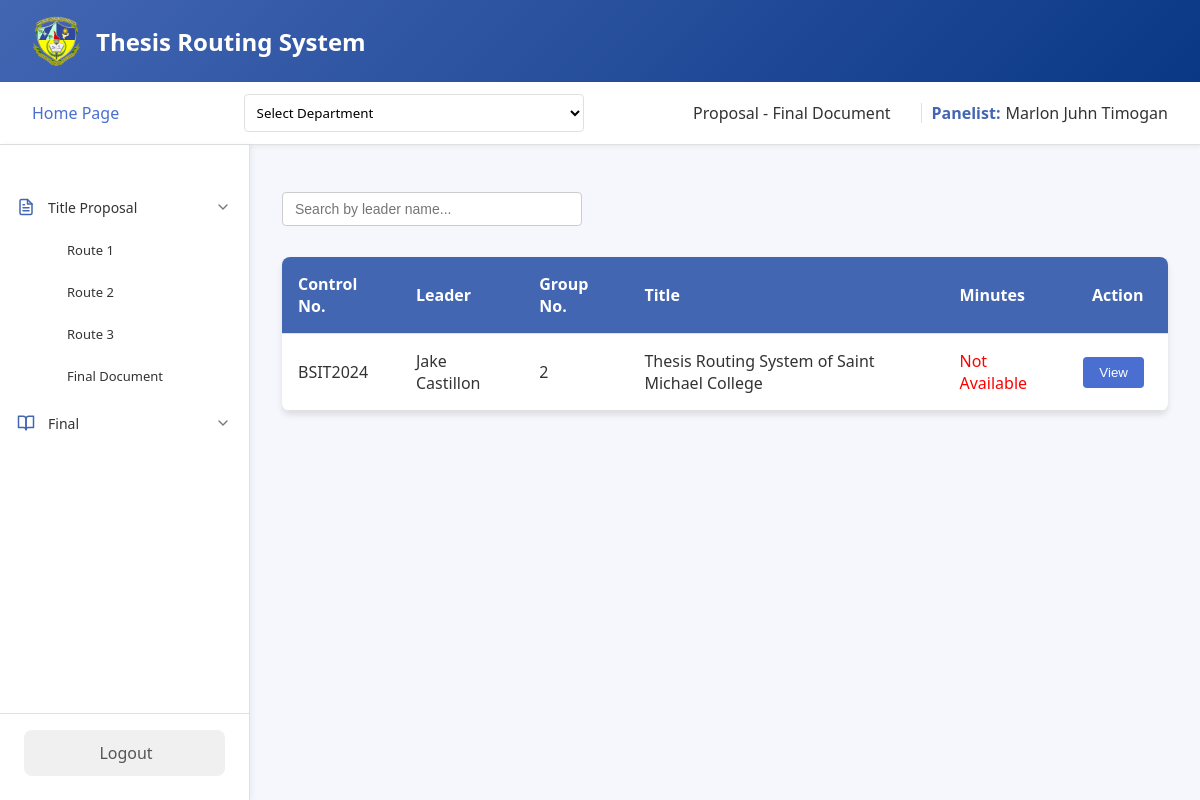
The page /panel/homepage/titleproposal/finaldocu.php (signed in) on the database as committed earlier.
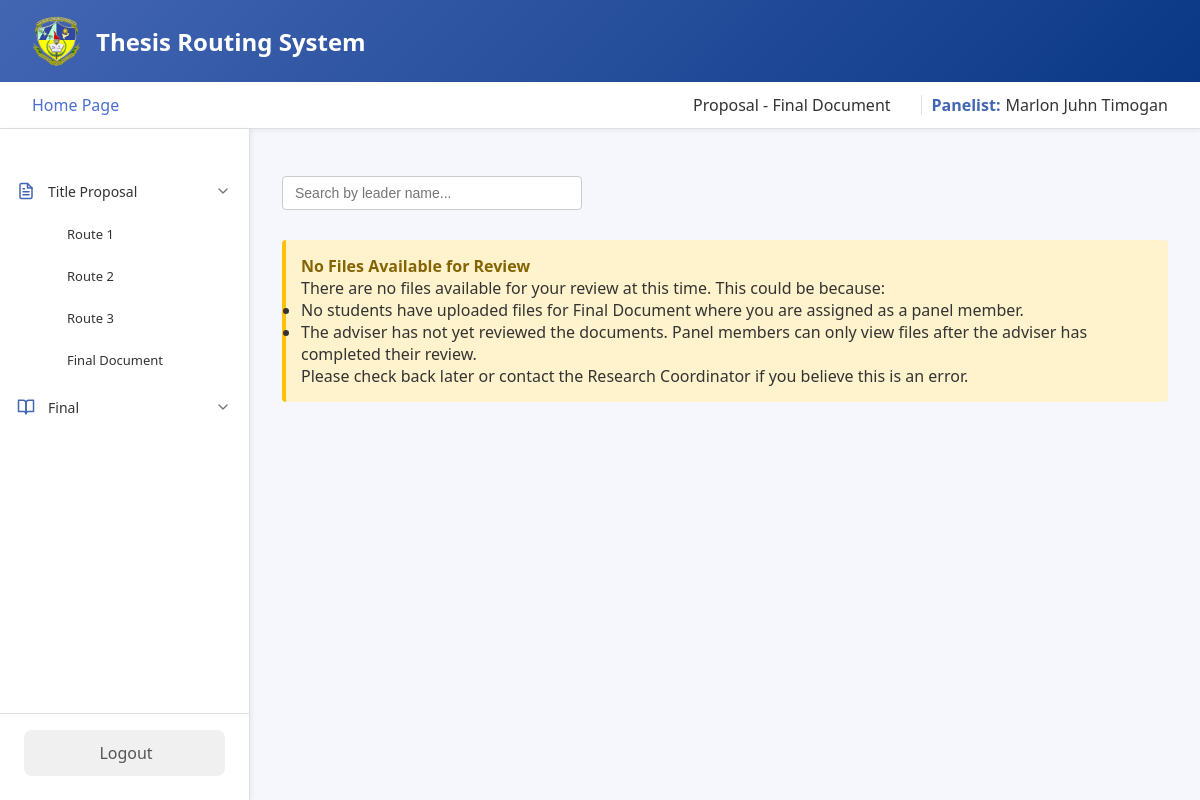
The same page on the database as committed later.
### tables this page shows
CREATE TABLE `finaldocuproposal_files` (
  `finaldocu_id` int(11) NOT NULL,
  `student_id` varchar(50) DEFAULT NULL,
  `finaldocu` varchar(255) DEFAULT NULL,
  `panel1_id` varchar(50) DEFAULT NULL,
  `panel2_id` varchar(50) DEFAULT NULL,
  `panel3_id` varchar(50) DEFAULT NULL,
  `panel4_id` varchar(50) DEFAULT NULL,
  `panel5_id` varchar(255) NOT NULL,
  `department` varchar(100) DEFAULT NULL,
  `date_submitted` datetime DEFAULT NULL,
  `adviser_id` int(255) NOT NULL,
  `controlNo` varchar(245) NOT NULL,
  `fullname` varchar(255) NOT NULL,
  `group_number` int(255) NOT NULL,
  `title` varchar(255) NOT NULL,
  `school_year` varchar(255) NOT NULL,
  `minutes` varchar(255) NOT NULL
);

### panel/homepage/titleproposal/finaldocu.php (the view, shortened to what the changed rows need)
<?php
include '../../../connection.php';
$selectedDepartment = $_POST['department'] ?? '';
$panel_id = $_SESSION['panel_id'];
?>
<!DOCTYPE html>
<html lang="en">
<head>
</head>
<body>
    <div class="container">
        <div class="top-bar">
            <div class="dropdown-container">
    <?php
    $checkPanel1Query = "SELECT COUNT(*) as count FROM finaldocuproposal_files WHERE panel1_id = ? OR panel2_id = ? OR panel3_id = ? OR panel4_id = ? OR panel5_id = ?";
    $checkStmt = $conn->prepare($checkPanel1Query);
    $checkStmt->bind_param("sssss", $panel_id, $panel_id, $panel_id, $panel_id, $panel_id);
    $checkStmt->execute();
    $isPanelResult = $checkStmt->get_result();
    $isPanel1 = ($isPanelResult->fetch_assoc()['count'] > 0);
    if ($isPanel1): ?>
        <form method="POST">
            <select name="department" onchange="this.form.submit()">
                <option value="">Select Department</option>
            </select>
        </form>
    <?php endif; ?>
</div>
        </div>
        <div class="main-content">
            <div class="content" id="content-area">
            <?php
                $query = "
                    SELECT
                        f.finaldocu,
                        f.department,
                        f.student_id,
                        f.finaldocu_id,
                        f.controlNo,
                        f.fullname,
                        f.group_number,
                        f.title,
                        rf.minutes
                    FROM
                        finaldocuproposal_files f
                    LEFT JOIN
                        route1proposal_files rf ON f.student_id = rf.student_id
                    WHERE
                        (f.panel1_id = ? OR f.panel2_id = ? OR f.panel3_id = ? OR f.panel4_id = ? OR f.panel5_id = ?)
                    " . ($selectedDepartment ? " AND f.department = ?" : "");
                $stmt = $conn->prepare($query);
                if ($selectedDepartment) {
                    $stmt->bind_param("ssssss", $panel_id, $panel_id, $panel_id, $panel_id, $panel_id, $selectedDepartment);
                } else {
                    $stmt->bind_param("sssss", $panel_id, $panel_id, $panel_id, $panel_id, $panel_id);
                }
                $stmt->execute();
                $result = $stmt->get_result();
                $files_to_display = [];
                if ($result->num_rows > 0) {
                    while($row = $result->fetch_assoc()) {
                        $student_id = $row['student_id'];
                        $finaldocu_id = $row['finaldocu_id'];
                        $can_display = false;
                        $check_finaldocu = $conn->prepare("SELECT COUNT(*) as count FROM proposal_monitoring_form
                                                      WHERE finaldocu_id = ? AND adviser_id IS NOT NULL
                                                      AND (status = 'Approved' OR status = 'approved')");
                        $check_finaldocu->bind_param("i", $finaldocu_id);
                        $check_finaldocu->execute();
                        $finaldocu_result = $check_finaldocu->get_result();
                        $finaldocu_approved = ($finaldocu_result && $finaldocu_result->fetch_assoc()['count'] > 0);
                        if ($finaldocu_approved) {
                            $can_display = true;
                        } else {
                            $get_route3 = $conn->prepare("SELECT route3_id FROM route3proposal_files WHERE student_id = ?");
                            $get_route3->bind_param("s", $student_id);
                            $get_route3->execute();
                            $route3_result = $get_route3->get_result();
                            if ($route3_result && $route3_row = $route3_result->fetch_assoc()) {
                                $route3_id = $route3_row['route3_id'];
                                $check_route3 = $conn->prepare("SELECT COUNT(*) as count FROM proposal_monitoring_form
                                                              WHERE route3_id = ? AND adviser_id IS NOT NULL
                                                              AND (status = 'Approved' OR status = 'approved')");
                                $check_route3->bind_param("i", $route3_id);
                                $check_route3->execute();
                                $route3_result = $check_route3->get_result();
                                $route3_approved = ($route3_result && $route3_result->fetch_assoc()['count'] > 0);
                                if ($route3_approved) {
                                    $can_display = true;
                                }
                            }
                        }
                        if ($can_display) {
                            $files_to_display[] = $row;
                        }
                    }
                }
                if (count($files_to_display) > 0) {
                    echo "
                    <table>
                        <thead>
                            <tr>
                                <th>Control No.</th>
                                <th>Leader</th>
                                <th>Group No.</th>
                                <th>Title</th>
                                <th>Minutes</th>
                                <th class='action-label'>Action</th>
                            </tr>
                        </thead>
                        <tbody>
                    ";
                    foreach ($files_to_display as $row) {
                        $filePath = htmlspecialchars($row['finaldocu'], ENT_QUOTES);
                        $finaldocu_id = htmlspecialchars($row['finaldocu_id'], ENT_QUOTES);
                        $student_id = htmlspecialchars($row['student_id'], ENT_QUOTES);
                        $controlNo = htmlspecialchars($row['controlNo'], ENT_QUOTES);
                        $fullname = htmlspecialchars($row['fullname'], ENT_QUOTES);
                        $groupNo = htmlspecialchars($row['group_number'], ENT_QUOTES);
                        $title = htmlspecialchars($row['title'], ENT_QUOTES);
                        $minutes = $row['minutes'] ? htmlspecialchars($row['minutes'], ENT_QUOTES) : '';
                        $minutesStatus = $minutes ? '<span style="color: green;">Available</span>' : '<span style="color: red;">Not Available</span>';
                        echo "
                            <tr>
                                <td>$controlNo</td>
                                <td>$fullname</td>
                                <td>$groupNo</td>
                                <td>$title</td>
                                <td>$minutesStatus</td>
                                <td style='text-align: center;'>
                                    <button class='view-button' onclick=\"viewFile('$filePath', '$finaldocu_id', '$student_id')\">View</button>";
                        echo "    </td>
                            </tr>
                        ";
                    }
                    echo "
                        </tbody>
                    </table>
                    ";
                } else {
                    echo "<div class='alert-message' style='background-color: #fff3cd; border-left: 4px solid #ffc107; padding: 15px; margin-bottom: 20px; border-radius: 4px;'>
                        <h4 style='color: #856404; margin-top: 0;'>No Files Available for Review</h4>
                        <p>There are no files available for your review at this time. This could be because:</p>
                        <ul>
                            <li>No students have uploaded files for Final Document where you are assigned as a panel member.</li>
                            <li>The adviser has not yet reviewed the documents. Panel members can only view files after the adviser has completed their review.</li>
                        </ul>
                        <p>Please check back later or contact the Research Coordinator if you believe this is an error.</p>
                    </div>";
                }
                ?>
            </div>
        </div>
    </div>
</body>
</html>

Rows that differ between the two databases and show on the page:
removed finaldocuproposal_files: controlNo "BSIT2024", fullname "Jake Castillon", group_number "2", title "Thesis Routing System of Saint Michael College"
Other text that changed with them:
form field department: "Select Department" → (not shown)
text no longer shown: "Control No. Leader Group No. Title Minutes Action"
text now shown: "No Files Available for Review There are no files available for your review at this time. This could be because: No students have uploaded files for Final Document where you are assigned as a panel member. The adviser has not yet reviewed the documents. Panel members can only view files after the adviser has completed their review. Please check back later or contact the Research Coordinator if you believe this is an error."
